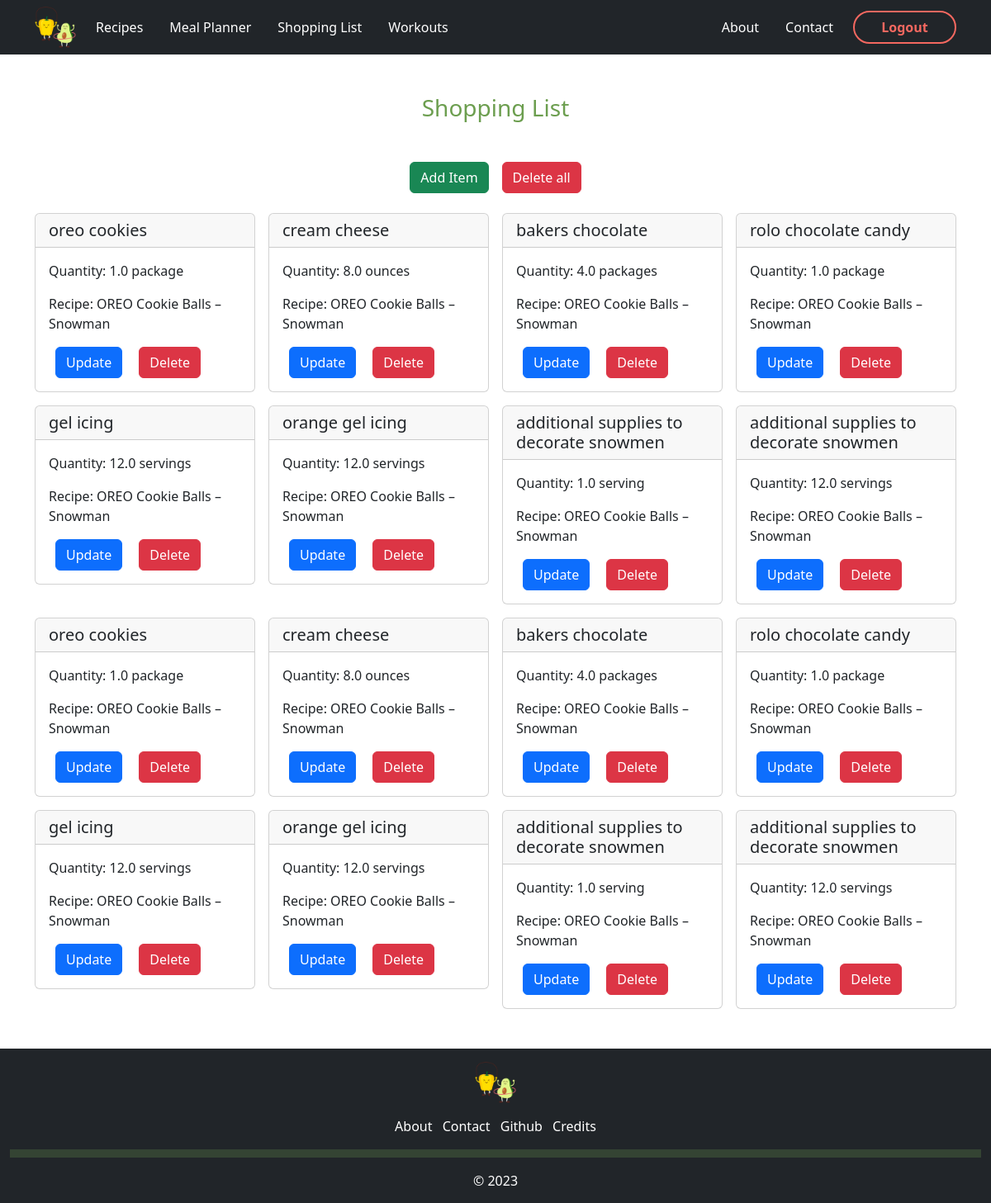
Screenshot of /shopping (signed in) with the database file from the repository.
### app/models.py (models this page shows, shortened)
class ShoppingList(db.Model):
    item_id = db.Column(db.Integer, nullable = False, primary_key = True)
    user_id = db.Column(db.Integer, db.ForeignKey('user.id'), nullable=False)
    name = db.Column(db.String(255), nullable = False)
    quantity = db.Column(db.String, nullable = False)
    date_added = db.Column(db.DateTime, nullable = False, default = datetime.utcnow)
    recipe_name = db.Column(db.String, nullable = True)

### app/routes.py (the view)
@app.route('/shopping')
@login_required
def shopping():
    title = "Shopping"
    css_file = "shopping.css"
    shop = ShoppingList.query.filter_by(user_id=current_user.id).all()
    return render_template("shopping.html", title = title, css_file = css_file, shoplist = shop)

### app/models.py (called while the page is built)
@login_manager.user_loader
def load_user(user_id):
    return User.query.get(user_id)

### app/templates/shopping.html
{% extends "base.html" %}
{% block content %}
<div class="container-sm">
    <div class="text-center my-5 green-font">
        <h3>Shopping List</h3>
    </div>
    <div>
        {% if shoplist|length < 1 %} <div class="d-flex mb-3 justify-content-center">
            <a class="btn btn-success" href="{{url_for('addItem')}}">Add Item</a>
    </div>
</div>
<div class="row mb-5 d-flex justify-content-center">
    <div class="col-7 py-2 text-center">
        <p>You currently have no items in your list!</p>
    </div>
    {% else %}
    <div class="d-flex justify-content-center">
        <a class="btn btn-success mx-2" href="{{url_for('addItem')}}">Add Item</a>
        <a class="btn btn-danger mx-2" href="{{url_for('deleteAll')}}">Delete all</a>
    </div>
    <div class="row mb-5 mt-2 g-3">
        {% for item in shoplist %}
        <div class="col-md-3 col-sm-12">
            <div class="card">
                <h5 class="card-header">{{ item.name }}</h5>
                <div class="card-body">
                    <p class="card-text">Quantity: {{ item.quantity }}</p>
                    {% if item.recipe_name %}
                    <p class="card-text">Recipe: {{ item.recipe_name }}</p>
                    {% endif %}
                    <a href="{{ url_for('updateQuan', itemnumber=item.item_id) }}" class="btn btn-primary mx-2">Update</a>
                    <a href="{{ url_for('deleteItem', itemnumber=item.item_id) }}" class="btn btn-danger mx-2">Delete</a>
                </div>
            </div>
        </div>
        {% endfor %}
    </div>
    {% endif %}
</div>
</div>
{% endblock %}

### app/templates/base.html (shortened to what this page needs)
<!DOCTYPE html>
<html lang="en">
<head>
    <link href="https://cdn.jsdelivr.net/npm/bootstrap@5.3.0-alpha1/dist/css/bootstrap.min.css" rel="stylesheet"
>
    {% if css_file %}
    <link rel="stylesheet" href="{{ url_for('static', filename='../static/css/' ~ css_file) }}">
    {% endif %}
</head>
<body class=" d-flex flex-column min-vh-100">
    <nav class="navbar navbar-expand-lg sticky-top navbar-dark bg-dark">
        <div class="container-xl">
            <a href="{{ url_for('home') }}">
                <img src="{{ url_for('static', filename='/images/logo.png') }}" class="logo" alt="AvoCardio logo">
            </a>
            <div class="collapse navbar-collapse" id="navlist">
                <div class="navbar-nav ms-3">
                    <a class="nav-link me-3 links" href="{{ url_for('recipes') }}"></i>Recipes</a>
                    <a class="nav-link me-3 links" href="{{ url_for('meal') }}"></i>Meal Planner</a>
                    <a class="nav-link me-3 links" href="{{ url_for('shopping') }}"></i>Shopping List</a>
                    <a class="nav-link me-3 links" href="{{ url_for('workout') }}"></i>Workouts</a>
                </div>
                {% if current_user.is_authenticated %}
                <div class="navbar-nav ms-auto">
                    <a class="nav-link ms-3 links" href="{{ url_for('about') }}"></i>About</a>
                    <a class="nav-link ms-3 links" href="{{ url_for('contact') }}"></i>Contact</a>
                </div>
                <a class="logout-btn ms-3" href="{{ url_for('logout') }}">Logout</a>
                {% endif %}
            </div>
        </div>
    </nav>
    {% block content %}
    {% endblock %}
    <div class="container-fluid bg-dark mt-auto" id="footer-section">
        <div class="text-center py-3">
            <a href="{{ url_for('home') }}">
                <img src="{{ url_for('static', filename='/images/logo.png') }}" class="logo" alt="AvoCardio logo">
            </a>
        </div>
        <div class="text-center">
            <a class="links me-2" href="{{ url_for('about') }}"></i>About</a>
            <a class="links me-2" href="{{ url_for('contact') }}"></i>Contact</a>
            <a class="links" href="https://github.com/Brian1226/AvoCardio"></i>Github</a>
            <a class="links ms-2" href="https://github.com/Brian1226/AvoCardio/tree/main#credits"></i>Credits</a>
        </div>
        <hr>
        <p>&copy; 2023</p>
    </div>
</body>
</html>

### app/static/css/shopping.css (style rules this page uses)
.logo { width: 50px; height: 50px; }
.logout-btn { display: flex; flex-direction: row; justify-content: center; align-items: center; text-decoration: none; color: rgb(245, 104, 96); font-weight: bold; width: 125px; height: 40px; border: 2px solid rgb(245, 104, 96); border-radius: 30px; }
.green-font { color: #6C9E4F }
.links { color: #FFFFFF; text-decoration: none; cursor: pointer; }
#footer-section hr { border: 5px solid #6C9E4F; }
#footer-section p { color: #FFFFFF; text-align: center; margin-bottom: 0; padding-bottom: 15px; min-width: 100%; }

### rows the page displays
ShoppingList: name "oreo cookies", quantity "1.0 package", recipe_name "OREO Cookie Balls – Snowman"
ShoppingList: name "cream cheese", quantity "8.0 ounces", recipe_name "OREO Cookie Balls – Snowman"
ShoppingList: name "bakers chocolate", quantity "4.0 packages", recipe_name "OREO Cookie Balls – Snowman"
ShoppingList: name "rolo chocolate candy", quantity "1.0 package", recipe_name "OREO Cookie Balls – Snowman"
ShoppingList: name "gel icing", quantity "12.0 servings", recipe_name "OREO Cookie Balls – Snowman"
ShoppingList: name "orange gel icing", quantity "12.0 servings", recipe_name "OREO Cookie Balls – Snowman"
ShoppingList: name "additional supplies to decorate snowmen", quantity "1.0 serving", recipe_name "OREO Cookie Balls – Snowman"
ShoppingList: name "additional supplies to decorate snowmen", quantity "12.0 servings", recipe_name "OREO Cookie Balls – Snowman"
ShoppingList: name "oreo cookies", quantity "1.0 package", recipe_name "OREO Cookie Balls – Snowman"
ShoppingList: name "cream cheese", quantity "8.0 ounces", recipe_name "OREO Cookie Balls – Snowman"
ShoppingList: name "bakers chocolate", quantity "4.0 packages", recipe_name "OREO Cookie Balls – Snowman"
ShoppingList: name "rolo chocolate candy", quantity "1.0 package", recipe_name "OREO Cookie Balls – Snowman"
ShoppingList: name "gel icing", quantity "12.0 servings", recipe_name "OREO Cookie Balls – Snowman"
ShoppingList: name "orange gel icing", quantity "12.0 servings", recipe_name "OREO Cookie Balls – Snowman"
ShoppingList: name "additional supplies to decorate snowmen", quantity "1.0 serving", recipe_name "OREO Cookie Balls – Snowman"
ShoppingList: name "additional supplies to decorate snowmen", quantity "12.0 servings", recipe_name "OREO Cookie Balls – Snowman"
